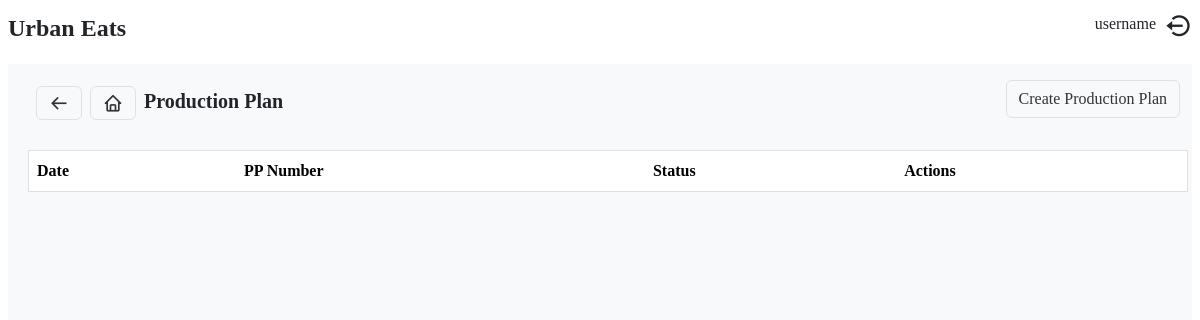
The app's page /inventory/production/plan/list, older data.
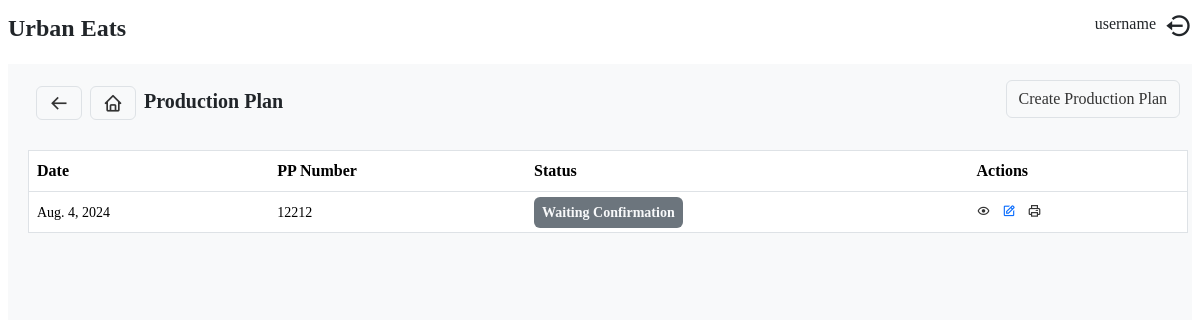
The same page, newer data.
### inventory/models.py (models this page shows, shortened)
class Production(models.Model):
    date_created = models.DateField(auto_now_add=True)
    status = models.BooleanField(default=False)
    production_plan_number = models.CharField(max_length=10, unique=True, default='')

### inventory/views.py (the view)
# urls.py: path('production/plan/list', production_plans, name='production_plans'),
def production_plans(request):
    plans = Production.objects.all().order_by('-date_created')
    return render(request, 'inventory/production_plans.html', {'plans':plans})

### templates/inventory/production_plans.html (shortened to what this page needs)
{% extends "base.html" %}
{% load static%}
{% load crispy_forms_tags %}
{% block content %}
   <div class="inventory">
        <div class="inventory-navbar">
            <nav class="d-flex justify-content-between align-items-center p-2">
                <div class='fw-bold d-flex'>
                    <a href='{% url "inventory:products"%}' class='border btn bx bx-arrow-back fs-5'></a>
                    <a href='/' class='bx bx-home btn border fs-5 mx-2'></a>
                    <span class='fs-5'>Production Plan</span>
                </div>
                <div>
                    <ul class="list-unstyled mt-2">
                        <li class="btn border">
                            <a href="{% url 'inventory:create_production_plan' %}">Create Production Plan</a>
                        </li>
                    </ul>
                </div>
            </nav>
        </div>
        <div>
            <div class=" mt-2 w-100">
                <table class='table border table-hover rounded p-2' id='production_table' style="width: 100%;" >
                        <thead class='bg-primary'>
                            <tr>
                                <th>Date</th>
                                <th>PP Number</th>
                                <th>Status</th>
                                <th>Actions</th>
                            </tr>
                            </thead>
                        <tbody>
                            {% for plan in plans %}
                                <tr>
                                    <td><small>{{ plan.date_created }}</small></td>
                                    <td><small>{{ plan.production_plan_number }}</small></td>
                                    <td>
                                        <small>
                                            {% if plan.status %}
                                                <small class="bg-success fw-bold text-light p-2 rounded text-center w-100">Confirmed</small>
                                            {%else %}
                                                <a href="{% url 'inventory:confirm_production_plan' plan.id %}" class="bg-secondary fw-bold text-light p-2 rounded text-center w-100">Waiting Confirmation</a>
                                            {% endif %}
                                        </small>
                                    </td>
                                    <td>
                                        <small>
                                            <a href="{% url 'inventory:production_plan_detail' plan.id %}" class="bx bx-show"></a>
                                            <a href="{% url 'inventory:update_production_plan' plan.id %}" class="bx bx-edit text-primary mx-2"></a>
                                            <a href="" class="bx bx-printer"></a>
                                        </small>
                                    </td>
                                </tr>
                            {% endfor %}
                        </tbody>
                </table>
            </div>
        </div>
   </div>
{% endblock content %}

Row changes from the older to the newer data that the page shows:
added Production: date_created "Aug. 4, 2024", production_plan_number "12212", status "Waiting Confirmation"
